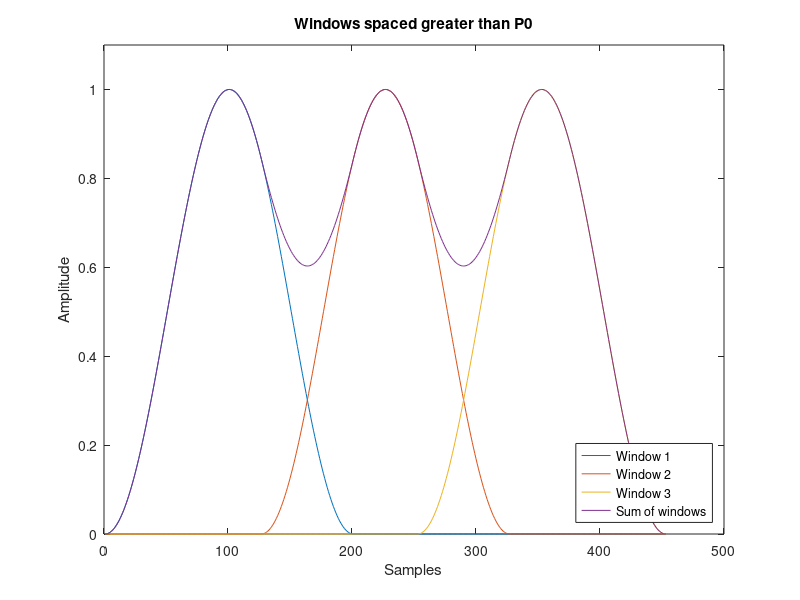

This chart was generated by the following MATLAB code:
clear all;
P0 = 100;
L = 2*P0 + 1;
overlap = 1.25*P0 + 1;
window = hanning(L, 'symmetric');
seg1 = [window; zeros(2*overlap, 1)];
seg2 = [zeros(overlap, 1); window; zeros(overlap, 1)];
seg3 = [zeros(2*overlap, 1); window];

plot(seg1, 'DisplayName', 'Window 1');
hold on;
plot(seg2, 'DisplayName', 'Window 2');
plot(seg3, 'DisplayName', 'Window 3');
plot(seg1 + seg2 + seg3, 'DisplayName', 'Sum of windows');
ylim([0 1.1]);
hold off;
legend('location', 'southeast');
ylabel("Amplitude");
xlabel("Samples");
title("Windows spaced greater than P0");